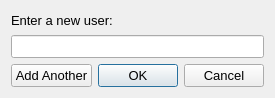
<?xml version="1.0" encoding="UTF-8"?>
<ui version="4.0">
 <class>add_user_dialog</class>
 <widget class="QDialog" name="add_user_dialog">
  <property name="geometry">
   <rect>
    <x>0</x>
    <y>0</y>
    <width>259</width>
    <height>98</height>
   </rect>
  </property>
  <property name="font">
   <font>
    <pointsize>10</pointsize>
   </font>
  </property>
  <property name="windowTitle">
   <string>Add User Dialog</string>
  </property>
  <property name="windowIcon">
   <iconset>
    <normaloff>pictures/add.png</normaloff>pictures/add.png</iconset>
  </property>
  <layout class="QGridLayout" name="gridLayout">
   <item row="0" column="0" colspan="2">
    <widget class="QLabel" name="label">
     <property name="text">
      <string>Enter a new user:</string>
     </property>
    </widget>
   </item>
   <item row="1" column="0" colspan="2">
    <widget class="QLineEdit" name="user_name_line_edit"/>
   </item>
   <item row="2" column="0">
    <widget class="QPushButton" name="add_another_button">
     <property name="text">
      <string>Add Another</string>
     </property>
    </widget>
   </item>
   <item row="2" column="1">
    <widget class="QDialogButtonBox" name="ok_cancel_button_box">
     <property name="standardButtons">
      <set>QDialogButtonBox::Cancel|QDialogButtonBox::Ok</set>
     </property>
    </widget>
   </item>
  </layout>
 </widget>
 <resources/>
 <connections/>
</ui>
